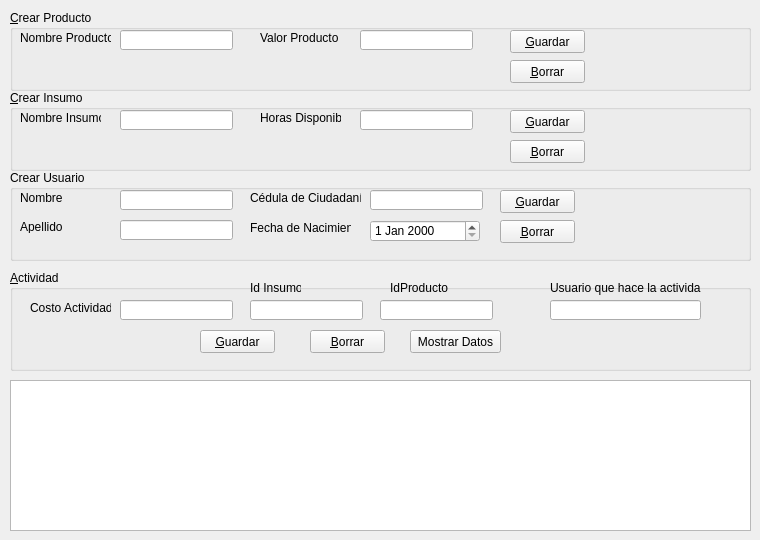
   <widget class="QWidget" name="tab_2">
    <attribute name="title">
     <string>Crear</string>
    </attribute>
    <widget class="QGroupBox" name="groupBox">
     <property name="geometry">
      <rect>
       <x>10</x>
       <y>10</y>
       <width>741</width>
       <height>81</height>
      </rect>
     </property>
     <property name="title">
      <string>&amp;Crear Producto</string>
     </property>
     <widget class="QLabel" name="label_5">
      <property name="geometry">
       <rect>
        <x>10</x>
        <y>20</y>
        <width>91</width>
        <height>16</height>
       </rect>
      </property>
      <property name="text">
       <string>Nombre Producto</string>
      </property>
     </widget>
     <widget class="QLineEdit" name="lineEditGuardarNombreProducto">
      <property name="geometry">
       <rect>
        <x>110</x>
        <y>20</y>
        <width>113</width>
        <height>20</height>
       </rect>
      </property>
     </widget>
     <widget class="QLabel" name="label_6">
      <property name="geometry">
       <rect>
        <x>250</x>
        <y>20</y>
        <width>81</width>
        <height>16</height>
       </rect>
      </property>
      <property name="text">
       <string>Valor Producto</string>
      </property>
     </widget>
     <widget class="QPushButton" name="pushButton_GuardarProducto">
      <property name="geometry">
       <rect>
        <x>500</x>
        <y>20</y>
        <width>75</width>
        <height>23</height>
       </rect>
      </property>
      <property name="text">
       <string>&amp;Guardar</string>
      </property>
     </widget>
     <widget class="QLineEdit" name="lineEditGuardarValorProductoo">
      <property name="geometry">
       <rect>
        <x>350</x>
        <y>20</y>
        <width>113</width>
        <height>20</height>
       </rect>
      </property>
     </widget>
     <widget class="QPushButton" name="pushButton_2">
      <property name="geometry">
       <rect>
        <x>500</x>
        <y>50</y>
        <width>75</width>
        <height>23</height>
       </rect>
      </property>
      <property name="text">
       <string>&amp;Borrar</string>
      </property>
     </widget>
     <widget class="QLabel" name="crearProducto">
      <property name="geometry">
       <rect>
        <x>10</x>
        <y>50</y>
        <width>441</width>
        <height>20</height>
       </rect>
      </property>
      <property name="text">
       <string/>
      </property>
     </widget>
    </widget>
    <widget class="QGroupBox" name="groupBox_2">
     <property name="geometry">
      <rect>
       <x>10</x>
       <y>90</y>
       <width>741</width>
       <height>81</height>
      </rect>
     </property>
     <property name="title">
      <string>&amp;Crear Insumo</string>
     </property>
     <widget class="QLabel" name="label_7">
      <property name="geometry">
       <rect>
        <x>10</x>
        <y>20</y>
        <width>81</width>
        <height>16</height>
       </rect>
      </property>
      <property name="text">
       <string>Nombre Insumo</string>
      </property>
     </widget>
     <widget class="QLineEdit" name="lineEditGuardarNombreInsumo">
      <property name="geometry">
       <rect>
        <x>110</x>
        <y>20</y>
        <width>113</width>
        <height>20</height>
       </rect>
      </property>
     </widget>
     <widget class="QLabel" name="label_9">
      <property name="geometry">
       <rect>
        <x>250</x>
        <y>20</y>
        <width>81</width>
        <height>16</height>
       </rect>
      </property>
      <property name="text">
       <string>Horas Disponibles</string>
      </property>
     </widget>
     <widget class="QLineEdit" name="lineEditGuardarHorasInsumo">
      <property name="geometry">
       <rect>
        <x>350</x>
        <y>20</y>
        <width>113</width>
        <height>20</height>
       </rect>
      </property>
     </widget>
     <widget class="QPushButton" name="pushButton_GuardarInusmo">
      <property name="geometry">
       <rect>
        <x>500</x>
        <y>20</y>
        <width>75</width>
        <height>23</height>
       </rect>
      </property>
      <property name="text">
       <string>&amp;Guardar</string>
      </property>
     </widget>
     <widget class="QPushButton" name="pushButton_4">
      <property name="geometry">
       <rect>
        <x>500</x>
        <y>50</y>
        <width>75</width>
        <height>23</height>
       </rect>
      </property>
      <property name="text">
       <string>&amp;Borrar</string>
      </property>
     </widget>
     <widget class="QLabel" name="CrearInsumo">
      <property name="geometry">
       <rect>
        <x>10</x>
        <y>50</y>
        <width>461</width>
        <height>20</height>
       </rect>
      </property>
      <property name="text">
       <string/>
      </property>
     </widget>
    </widget>
    <widget class="QGroupBox" name="groupBox_3">
     <property name="geometry">
      <rect>
       <x>10</x>
       <y>170</y>
       <width>741</width>
       <height>91</height>
      </rect>
     </property>
     <property name="title">
      <string>Crear Usuario</string>
     </property>
     <widget class="QLabel" name="label_10">
      <property name="geometry">
       <rect>
        <x>10</x>
        <y>20</y>
        <width>81</width>
        <height>16</height>
       </rect>
      </property>
      <property name="text">
       <string>Nombre </string>
      </property>
     </widget>
     <widget class="QLineEdit" name="lineEditGuardarNombreUsuario">
      <property name="geometry">
       <rect>
        <x>110</x>
        <y>20</y>
        <width>113</width>
        <height>20</height>
       </rect>
      </property>
     </widget>
     <widget class="QLineEdit" name="lineEdit_6">
      <property name="geometry">
       <rect>
        <x>360</x>
        <y>20</y>
        <width>113</width>
        <height>20</height>
       </rect>
      </property>
     </widget>
     <widget class="QPushButton" name="pushButtonGuardarUsuario">
      <property name="geometry">
       <rect>
        <x>490</x>
        <y>20</y>
        <width>75</width>
        <height>23</height>
       </rect>
      </property>
      <property name="text">
       <string>&amp;Guardar</string>
      </property>
     </widget>
     <widget class="QPushButton" name="pushButton_6">
      <property name="geometry">
       <rect>
        <x>490</x>
        <y>50</y>
        <width>75</width>
        <height>23</height>
       </rect>
      </property>
      <property name="text">
       <string>&amp;Borrar</string>
      </property>
     </widget>
     <widget class="QLineEdit" name="lineEditGuardarApellidoUsuario">
      <property name="geometry">
       <rect>
        <x>110</x>
        <y>50</y>
        <width>113</width>
        <height>20</height>
       </rect>
      </property>
     </widget>
     <widget class="QDateEdit" name="dateEditFEchaNacimientoUsuario">
      <property name="geometry">
       <rect>
        <x>360</x>
        <y>50</y>
        <width>110</width>
        <height>22</height>
       </rect>
      </property>
     </widget>
     <widget class="QLabel" name="label_12">
      <property name="geometry">
       <rect>
        <x>10</x>
        <y>50</y>
        <width>46</width>
        <height>13</height>
       </rect>
      </property>
      <property name="text">
       <string>Apellido</string>
      </property>
     </widget>
     <widget class="QLabel" name="label_11">
      <property name="geometry">
       <rect>
        <x>240</x>
        <y>20</y>
        <width>111</width>
        <height>16</height>
       </rect>
      </property>
      <property name="text">
       <string>Cédula de Ciudadanía</string>
      </property>
     </widget>
     <widget class="QLabel" name="label_13">
      <property name="geometry">
       <rect>
        <x>240</x>
        <y>50</y>
        <width>101</width>
        <height>16</height>
       </rect>
      </property>
      <property name="text">
       <string>Fecha de Nacimiento</string>
      </property>
     </widget>
     <widget class="QLabel" name="Crearusuario">
      <property name="geometry">
       <rect>
        <x>10</x>
        <y>70</y>
        <width>691</width>
        <height>16</height>
       </rect>
      </property>
      <property name="text">
       <string/>
      </property>
     </widget>
    </widget>
    <widget class="QGroupBox" name="groupBox_10">
     <property name="geometry">
      <rect>
       <x>10</x>
       <y>270</y>
       <width>741</width>
       <height>101</height>
      </rect>
     </property>
     <property name="title">
      <string>&amp;Actividad</string>
     </property>
     <widget class="QLabel" name="label_21">
      <property name="geometry">
       <rect>
        <x>20</x>
        <y>30</y>
        <width>81</width>
        <height>16</height>
       </rect>
      </property>
      <property name="text">
       <string>Costo Actividad</string>
      </property>
     </widget>
     <widget class="QLineEdit" name="lineEditAgregarActividad">
      <property name="geometry">
       <rect>
        <x>110</x>
        <y>30</y>
        <width>113</width>
        <height>20</height>
       </rect>
      </property>
     </widget>
     <widget class="QLabel" name="label_22">
      <property name="geometry">
       <rect>
        <x>240</x>
        <y>10</y>
        <width>51</width>
        <height>16</height>
       </rect>
      </property>
      <property name="text">
       <string>Id Insumo</string>
      </property>
     </widget>
     <widget class="QLabel" name="label_23">
      <property name="geometry">
       <rect>
        <x>380</x>
        <y>10</y>
        <width>61</width>
        <height>16</height>
       </rect>
      </property>
      <property name="text">
       <string>IdProducto</string>
      </property>
     </widget>
     <widget class="QLabel" name="label_24">
      <property name="geometry">
       <rect>
        <x>540</x>
        <y>10</y>
        <width>151</width>
        <height>16</height>
       </rect>
      </property>
      <property name="text">
       <string>Usuario que hace la actividad</string>
      </property>
     </widget>
     <widget class="QPushButton" name="pushButtonGuardarActividad">
      <property name="geometry">
       <rect>
        <x>190</x>
        <y>60</y>
        <width>75</width>
        <height>23</height>
       </rect>
      </property>
      <property name="text">
       <string>&amp;Guardar</string>
      </property>
     </widget>
     <widget class="QPushButton" name="pushButton_20">
      <property name="geometry">
       <rect>
        <x>300</x>
        <y>60</y>
        <width>75</width>
        <height>23</height>
       </rect>
      </property>
      <property name="text">
       <string>&amp;Borrar</string>
      </property>
     </widget>
     <widget class="QLabel" name="CrearActividad">
      <property name="geometry">
       <rect>
        <x>10</x>
        <y>80</y>
        <width>621</width>
        <height>20</height>
       </rect>
      </property>
      <property name="text">
       <string/>
      </property>
     </widget>
     <widget class="QLineEdit" name="lineEdit">
      <property name="geometry">
       <rect>
        <x>240</x>
        <y>30</y>
        <width>113</width>
        <height>20</height>
       </rect>
      </property>
     </widget>
     <widget class="QLineEdit" name="lineEdit_2">
      <property name="geometry">
       <rect>
        <x>370</x>
        <y>30</y>
        <width>113</width>
        <height>20</height>
       </rect>
      </property>
     </widget>
     <widget class="QLineEdit" name="lineEdit_7">
      <property name="geometry">
       <rect>
        <x>540</x>
        <y>30</y>
        <width>151</width>
        <height>20</height>
       </rect>
      </property>
     </widget>
     <widget class="QPushButton" name="pushButton_MostrarCrear">
      <property name="geometry">
       <rect>
        <x>400</x>
        <y>60</y>
        <width>91</width>
        <height>23</height>
       </rect>
      </property>
      <property name="text">
       <string>Mostrar Datos</string>
      </property>
     </widget>
    </widget>
    <widget class="QTableWidget" name="tableWidget__MostrarCrear">
     <property name="geometry">
      <rect>
       <x>10</x>
       <y>380</y>
       <width>741</width>
       <height>151</height>
      </rect>
     </property>
    </widget>
   </widget>
